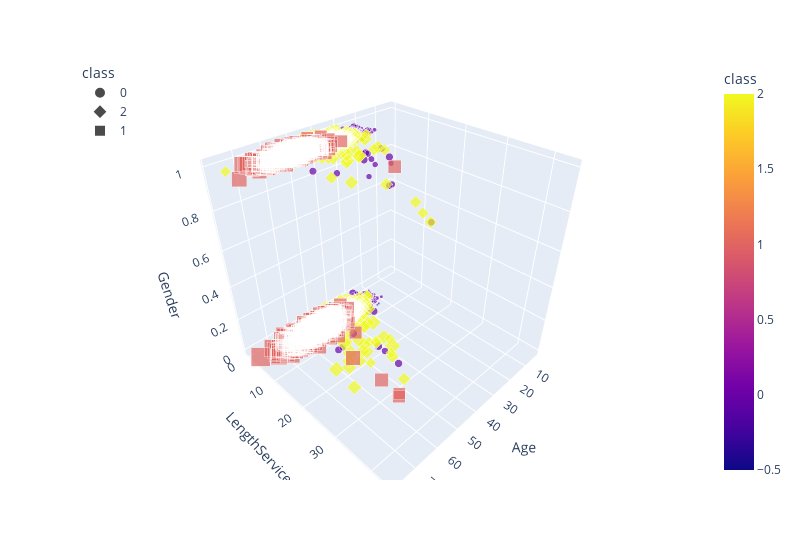

The notebook cell saved with this chart:
### Code cell
# Plotting the clusters with three features
fig = px.scatter_3d(df, x="Age", y="LengthService", z="Gender", color="class", symbol="class", size="AbsentHours",width=800)
fig.update_layout(legend=dict(x=0,y=1))
fig.show()

### Figure 1 — Plotly figure (JSON) as saved in the notebook; plotly's stock layout.template omitted (floating-point values rounded to 4 significant figures; data arrays with more than 128 entries replaced by an {"elided": "..."} marker saying what was removed)
{"data": [{"hovertemplate": "class=%{marker.color}<br>Age=%{x}<br>LengthService=%{y}<br>Gender=%{z}<br>AbsentHours=%{marker.size}<extra></extra>", "legendgroup": "0", "marker": {"color": {"elided": "3246 int values"}, "coloraxis": "coloraxis", "size": {"elided": "3246 float values"}, "sizemode": "area", "sizeref": 0.6813, "symbol": "circle"}, "mode": "markers", "name": "0", "scene": "scene", "showlegend": true, "type": "scatter3d", "x": {"elided": "3246 int values"}, "y": {"elided": "3246 float values"}, "z": {"elided": "3246 int values"}}, {"hovertemplate": "class=%{marker.color}<br>Age=%{x}<br>LengthService=%{y}<br>Gender=%{z}<br>AbsentHours=%{marker.size}<extra></extra>", "legendgroup": "2", "marker": {"color": {"elided": "3384 int values"}, "coloraxis": "coloraxis", "size": {"elided": "3384 float values"}, "sizemode": "area", "sizeref": 0.6813, "symbol": "diamond"}, "mode": "markers", "name": "2", "scene": "scene", "showlegend": true, "type": "scatter3d", "x": {"elided": "3384 int values"}, "y": {"elided": "3384 float values"}, "z": {"elided": "3384 int values"}}, {"hovertemplate": "class=%{marker.color}<br>Age=%{x}<br>LengthService=%{y}<br>Gender=%{z}<br>AbsentHours=%{marker.size}<extra></extra>", "legendgroup": "1", "marker": {"color": {"elided": "1706 int values"}, "coloraxis": "coloraxis", "size": {"elided": "1706 float values"}, "sizemode": "area", "sizeref": 0.6813, "symbol": "square"}, "mode": "markers", "name": "1", "scene": "scene", "showlegend": true, "type": "scatter3d", "x": {"elided": "1706 int values"}, "y": {"elided": "1706 float values"}, "z": {"elided": "1706 int values"}}], "layout": {"coloraxis": {"colorbar": {"title": {"text": "class"}}, "colorscale": [[0, "#0d0887"], [0.1111, "#46039f"], [0.2222, "#7201a8"], [0.3333, "#9c179e"], [0.4444, "#bd3786"], [0.5556, "#d8576b"], [0.6667, "#ed7953"], [0.7778, "#fb9f3a"], [0.8889, "#fdca26"], [1, "#f0f921"]]}, "legend": {"itemsizing": "constant", "title": {"text": "class"}, "tracegroupgap": 0, "x": 0, "y": 1}, "margin": {"t": 60}, "scene": {"domain": {"x": [0, 1], "y": [0, 1]}, "xaxis": {"title": {"text": "Age"}}, "yaxis": {"title": {"text": "LengthService"}}, "zaxis": {"title": {"text": "Gender"}}}, "width": 800}}
